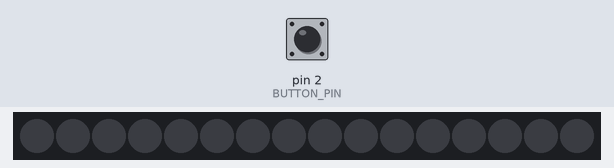
A sketch run on a simulated Arduino Uno, built with avr-gcc and run on an emulated ATmega328P. Shown: 16 RGB LEDs in strip order, left to right. The test bench sets the inputs (shaded band); at power-on: pin 2 (BUTTON_PIN) HIGH.

Above: at 1.2 s.
1.3 s: pin 2 (BUTTON_PIN) pulled LOW for 0.15 s
At 2.7 s:
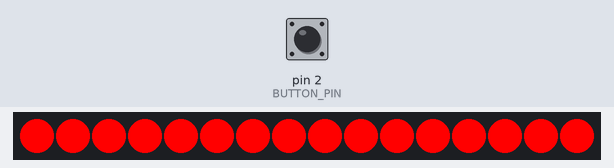
2.9 s: pin 2 (BUTTON_PIN) pulled LOW for 1 s
At 4.6 s:
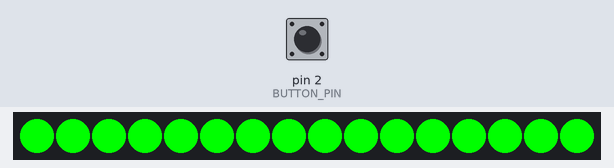
5.4 s: pin 2 (BUTTON_PIN) pulled LOW for 0.15 s
At 6.5 s:
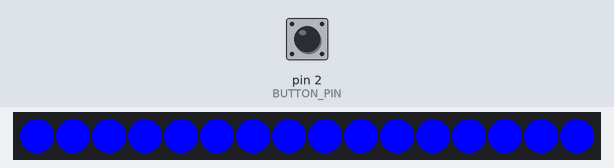
Timing chart, 0 to 8.4 s (numbered marks = the images above; inputs shaded):
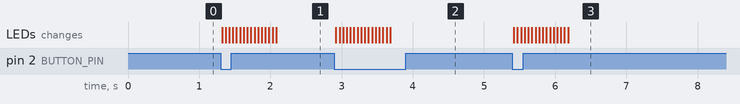

The sketch:

Simple_example.ino
```cpp
// This is a demonstration on how to use an input device to trigger changes on your neo pixels.
// You should wire a momentary push button to connect from ground to a digital IO pin.  When you
// press the button it will change to a new pixel animation.  Note that you need to press the
// button once to start the first animation!

#include <Adafruit_NeoPixel.h>

#define BUTTON_PIN   2    // Digital IO pin connected to the button.  This will be
                          // driven with a pull-up resistor so the switch should
                          // pull the pin to ground momentarily.  On a high -> low
                          // transition the button press logic will execute.

#define PIXEL_PIN    6    // Digital IO pin connected to the NeoPixels.

#define PIXEL_COUNT 16

// Parameter 1 = number of pixels in strip,  neopixel stick has 8
// Parameter 2 = pin number (most are valid)
// Parameter 3 = pixel type flags, add together as needed:
//   NEO_RGB     Pixels are wired for RGB bitstream
//   NEO_GRB     Pixels are wired for GRB bitstream, correct for neopixel stick
//   NEO_KHZ400  400 KHz bitstream (e.g. FLORA pixels)
//   NEO_KHZ800  800 KHz bitstream (e.g. High Density LED strip), correct for neopixel stick
Adafruit_NeoPixel strip = Adafruit_NeoPixel(PIXEL_COUNT, PIXEL_PIN, NEO_GRB + NEO_KHZ800);

bool oldState = HIGH;
int showType = 0;

void setup() {
  pinMode(BUTTON_PIN, INPUT_PULLUP);
  strip.begin();
  strip.show(); // Initialize all pixels to 'off'
}

void loop() {
  // Get current button state.
  bool newState = digitalRead(BUTTON_PIN);

  // Check if state changed from high to low (button press).
  if (newState == LOW && oldState == HIGH) {
    // Short delay to debounce button.
    delay(20);
    // Check if button is still low after debounce.
    newState = digitalRead(BUTTON_PIN);
    if (newState == LOW) {
      showType++;
      if (showType > 9)
        showType=0;
      startShow(showType);
    }
  }

  // Set the last button state to the old state.
  oldState = newState;
}

void startShow(int i) {
  switch(i){
    case 0: colorWipe(strip.Color(0, 0, 0), 50);    // Black/off
            break;
    case 1: colorWipe(strip.Color(255, 0, 0), 50);  // Red
            break;
    case 2: colorWipe(strip.Color(0, 255, 0), 50);  // Green
            break;
    case 3: colorWipe(strip.Color(0, 0, 255), 50);  // Blue
            break;

  }
}

// Fill the dots one after the other with a color
void colorWipe(uint32_t c, uint8_t wait) {
  for(uint16_t i=0; i<strip.numPixels(); i++) {
    strip.setPixelColor(i, c);
    strip.show();
    delay(wait);
  }
}
```

Measured:
- after the input at 1.3 s, the LEDs: first change at once (image 1 shows a later state)
- after the input at 2.9 s, the LEDs: first change at once (image 2 shows a later state)
- after the input at 5.4 s, the LEDs: first change at once (image 3 shows a later state)
